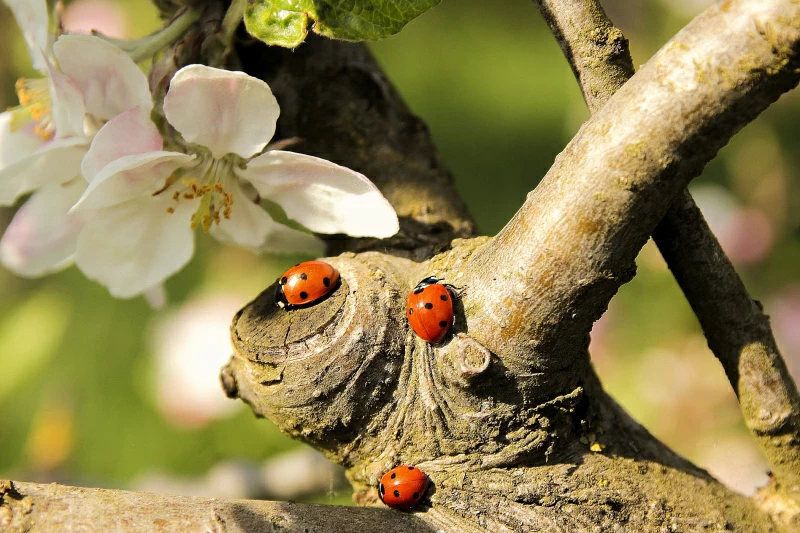
#> input picture common_files/14.webp, 800 x 533 px
$ jupyter execute zad01.ipynb
#> lines starting #> are read from the running program, lines starting #| are printed output that depends on the picture
# Zad 01 - `Zadanie_SVD`

**Temat:** Analiza macierzowa. Podstawowe pojęcia. Rozkład SVD

 ## **Treść zadania**

Zadanie dotyczy kompresji obrazu metodą SVD zgodnie z wariantem zadania. Jaka powinna być użyta liczba wartości singularnych żeby zachować 90% informacji na obrazie.

**Wariant zadania: `14`**

### Kod Python

[cell 1]
import numpy as np
from PIL import Image
import matplotlib.pyplot as plt

INPUT_IMAGE_PATH = "../common_files/14.webp"
OUTPUT_IMAGE_PATH = "14-compressed.webp"

# 1. Wczytanie obrazu
image = Image.open(INPUT_IMAGE_PATH).convert('L')
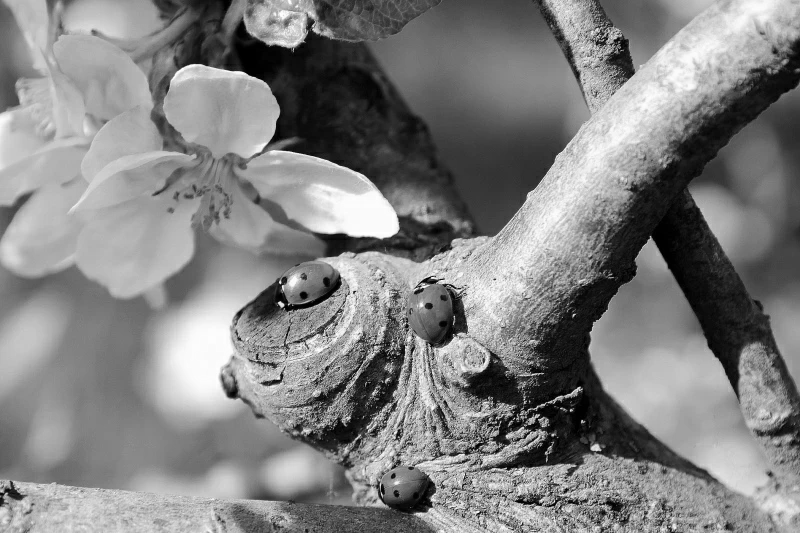
#> image: PIL image 800x533 L; min 0, max 255, mean 129.2
image_array = np.array(image, dtype=float)

# 2. Rozkład SVD
U, S, Vt = np.linalg.svd(image_array, full_matrices=False)
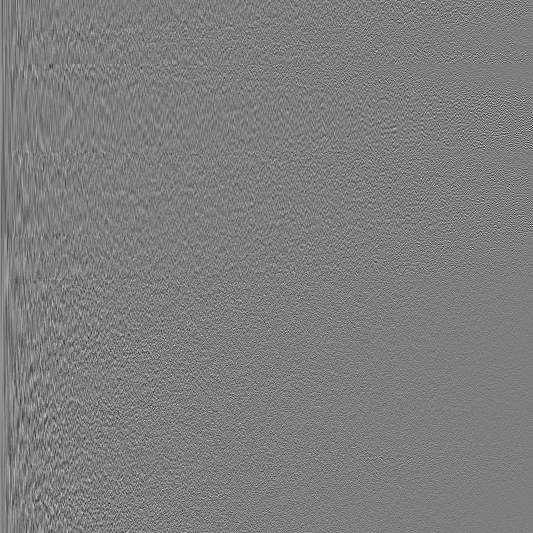
#> U: shape (533, 533) float64; min -0.309, max 0.315, mean 7.6e-05; drawn with min black and max white
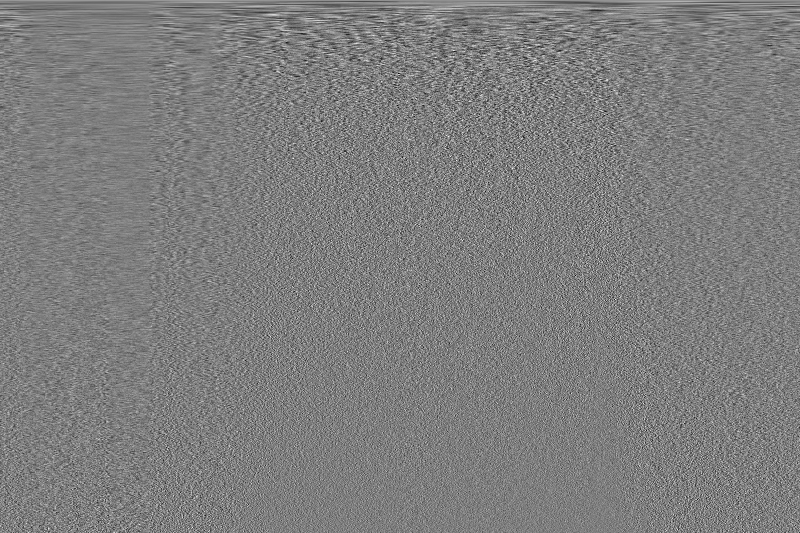
#> Vt: shape (533, 800) float64; min -0.2, max 0.204, mean 7.35e-05; drawn with min black and max white
#> S = 533 values, max 85625.9 at index 0, min 19.74 at index 532, mean 811

# 3. Informacja na obrazie
information = np.diag(S)
total_information = np.sum(information)
#> total_information = 432236.7
cumulative_information = np.cumsum(information)

# 4. Znalezienie k dla 90% informacji na obrazie
k = np.argmax(cumulative_information >= 0.9 * total_information) + 1
#> k = 122821

print(f"Liczba wartości singularnych dla 90% informacji na obrazie: {k}")
#| Liczba wartości singularnych dla 90% informacji na obrazie: 122821

# 5. Rekonstrukcja obrazu z k wartościami
U_k = U[:, :k]
S_k = np.diag(S[:k])
Vt_k = Vt[:k, :]
image_compressed = U_k @ S_k @ Vt_k

# 6. Wykres skumulowanej informacji
plt.figure(figsize=(10, 4))
plt.subplot(1, 2, 1)
plt.plot(cumulative_information / total_information)
plt.axhline(y=0.9, color='r', linestyle='--')
plt.axvline(x=float(k), color='g', linestyle='--')
plt.xlabel('Liczba wartości singularnych')
plt.ylabel('Skumulowana informacja')
plt.title('Informacja skumulowana')

# 7. Wyświetlenie obrazu po kompresji
plt.subplot(1, 2, 2)
plt.imshow(image_compressed, cmap='gray')
plt.title(f'Obraz skompresowany (k={k})')
plt.axis('off')
plt.tight_layout()
plt.show()
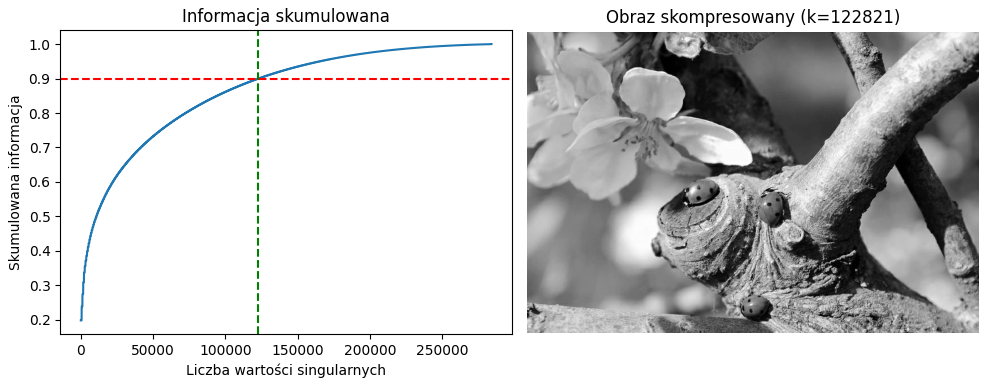
#> figure drawn by matplotlib, 2 panels; panel 1: curve peaks at x = 284088, y = 1

[cell 2]
# 9. Zapis wyników
Image.fromarray(image_compressed).save(OUTPUT_IMAGE_PATH)
print(f"\nObraz skompresowany zapisany jako '{OUTPUT_IMAGE_PATH}'")
